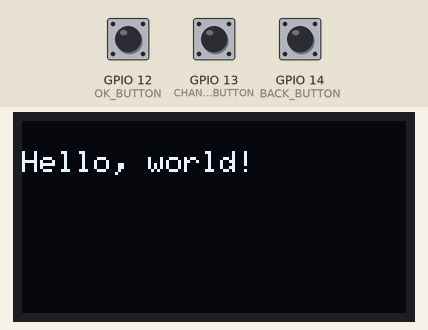
The sketch below on a simulated ESP32. Parts: 128×64 one-colour display. The inputs (shaded band) are chosen by the test bench; at power-on: GPIO 13 (CHANGE_BUTTON) HIGH, GPIO 14 (BACK_BUTTON) HIGH, GPIO 12 (OK_BUTTON) HIGH.

Above: at 3.2 s.
3.3 s: GPIO 13 (CHANGE_BUTTON) pulled LOW for 0.15 s
At 4.6 s:
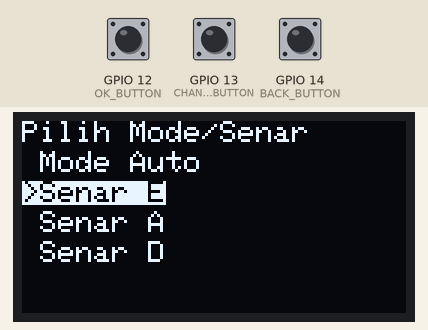
4.9 s: GPIO 14 (BACK_BUTTON) pulled LOW for 0.15 s
At 5.9 s:
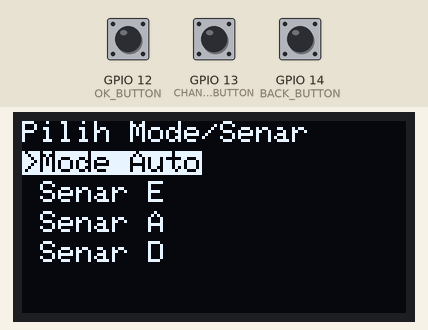
6.5 s: GPIO 14 (BACK_BUTTON) pulled LOW for 1 s
At 8.4 s:
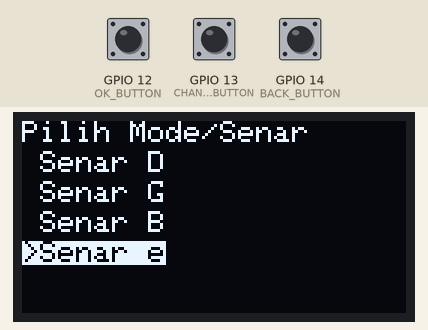
9.0 s: GPIO 14 (BACK_BUTTON) pulled LOW for 0.15 s
At 10.3 s:
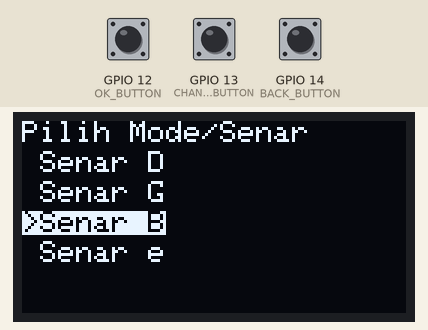
10.6 s: GPIO 14 (BACK_BUTTON) pulled LOW for 3.2 s
At 14.4 s:
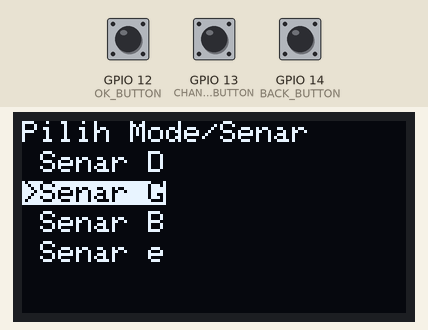
15.3 s: GPIO 14 (BACK_BUTTON) pulled LOW for 0.15 s
At 16.3 s:
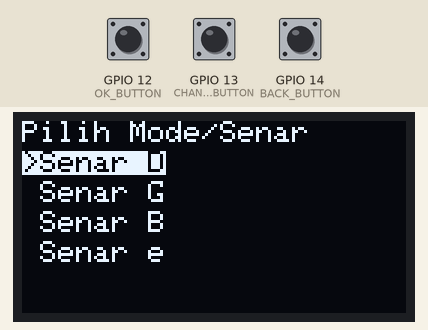
Timing chart, 0 to 17.9 s (numbered marks = the images above; inputs shaded):
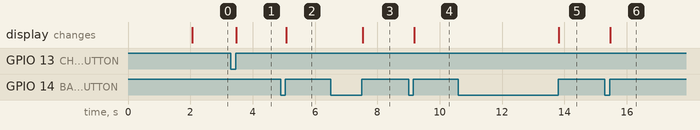

The sketch:

menu.ino
```cpp
#include <Wire.h>
#include <Adafruit_GFX.h>
#include <Adafruit_SSD1306.h>
#include "arduinoFFT.h"
#include <Stepper.h>

#define SCREEN_WIDTH 128  // OLED display width, in pixels
#define SCREEN_HEIGHT 64  // OLED display height, in pixels

// Declaration for an SSD1306 display connected to I2C (SDA, SCL pins)
Adafruit_SSD1306 display(SCREEN_WIDTH, SCREEN_HEIGHT, &Wire, -1);

// Menu definition
const char *menuItems[] = { "Mode Auto", "Senar E", "Senar A", "Senar D", "Senar G", "Senar B", "Senar e" };
int selectedItem = 0;
int itemCount = sizeof(menuItems) / sizeof(menuItems[0]);
int firstVisibleItem = 0;  // Index of the first visible item

// Define the number of steps per revolution
const int stepsPerRevolution = 256;
// Define the motor control pins
const int motorPin1 = 12;
const int motorPin2 = 13;
const int motorPin3 = 14;
const int motorPin4 = 27;

// Button pin definitions
#define CHANGE_BUTTON 13  // Change with the appropriate pin
#define OK_BUTTON 12      // Change with the appropriate pin
#define BACK_BUTTON 14    // Change with the appropriate pin

void setup() {
  Serial.begin(115200);

  pinMode(CHANGE_BUTTON, INPUT_PULLUP);
  pinMode(OK_BUTTON, INPUT_PULLUP);
  pinMode(BACK_BUTTON, INPUT_PULLUP);

  if (!display.begin(SSD1306_SWITCHCAPVCC, 0x3C)) {  // Address 0x3D for 128x64
    Serial.println(F("SSD1306 allocation failed"));
    for (;;)
      ;
  }
  delay(2000);
  display.clearDisplay();

  display.setTextSize(1);
  display.setTextColor(WHITE);
  display.setCursor(0, 10);
  display.println("Hello, world!");
  display.display();
}

void loop() {
  while (digitalRead(CHANGE_BUTTON) == HIGH && digitalRead(OK_BUTTON) == HIGH && digitalRead(BACK_BUTTON) == HIGH) {
    // Wait until a button is pressed
  }

  // Handle input to select a menu item
  if (digitalRead(CHANGE_BUTTON) == LOW) {
    delay(50);  // Debouncing delay

    while (digitalRead(CHANGE_BUTTON) == LOW) {
      // Wait for the button to be released
    }

    // Button CHANGE is pressed, move to the next item
    selectedItem = (selectedItem + 1) % itemCount;

    // Update the display immediately
    updateDisplay();
  }

  // Handle input to perform an action on the selected item
  if (digitalRead(OK_BUTTON) == LOW) {
    delay(50);  // Debouncing delay

    while (digitalRead(OK_BUTTON) == LOW) {
      // Wait for the button to be released
    }

    // Button OK is pressed, perform an action on the selected item
    handleMenuAction(selectedItem);
    delay(200);  // Optional delay for visual feedback
  }

  // Handle input to go back to the previous item
  if (digitalRead(BACK_BUTTON) == LOW) {
    delay(50);  // Debouncing delay

    while (digitalRead(BACK_BUTTON) == LOW) {
      // Wait for the button to be released
    }

    // Button BACK is pressed, go back to the previous item
    selectedItem = (selectedItem - 1 + itemCount) % itemCount;

    // Update the display immediately
    updateDisplay();
  }
}

void updateDisplay() {
  // Clear the display before drawing the new menu
  display.clearDisplay();

  // Display title
  display.setTextSize(1);
  display.setTextColor(SSD1306_WHITE);
  display.setCursor(0, 0);
  display.print(F("Pilih Mode/Senar"));

  // Handle scrolling
  if (selectedItem >= firstVisibleItem + 4) {
    firstVisibleItem = selectedItem - 3;  // Show 4 items at a time
  } else if (selectedItem < firstVisibleItem) {
    firstVisibleItem = selectedItem;
  }

  // Limit scrolling to avoid overflow
  if (firstVisibleItem < 0) {
    firstVisibleItem = 0;
  } else if (firstVisibleItem + 4 >= itemCount) {
    firstVisibleItem = itemCount - 4;
  }

  // Display menu items with cursor on the selected item
  for (int i = 0; i < 4; i++) {
    int menuItemIndex = firstVisibleItem + i;
    display.setCursor(0, 10 + i * 10);
    if (menuItemIndex >= 0 && menuItemIndex < itemCount) {
      if (menuItemIndex == selectedItem) {
        display.setTextColor(SSD1306_BLACK, SSD1306_WHITE);  // Selected item
        display.print(">");
      } else {
        display.setTextColor(SSD1306_WHITE);
        display.print(" ");
      }
      display.print(menuItems[menuItemIndex]);
    }
  }

  display.display();
}

void handleMenuAction(int selectedItem) {
  // Implement actions for each menu item here
  Serial.print("Selected item: ");
  Serial.println(menuItems[selectedItem]);
  // Add your actions based on the selected item
}
```

Measured:
- after the input at 3.3 s, the display: changes after 0.18 s (image 1)
- after the input at 4.9 s, the display: changes after 0.18 s (image 2)
- after the input at 6.5 s, the display: changes after 1.0 s (image 3)
- after the input at 9.0 s, the display: changes after 0.18 s (image 4)
- after the input at 10.6 s, the display: changes after 3.2 s (image 5)
- after the input at 15.3 s, the display: changes after 0.18 s (image 6)
